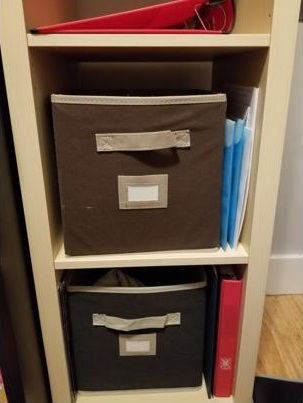
%> input picture Comp 558/assignment 1/q2.jpg, 303 x 403 px
$ octave q2_4_5.m   (GNU Octave 9; MATLAB toolbox functions it lacks are replaced by stand-ins)
%> lines starting %> are read from the running program, lines starting %| are printed output that depends on the picture; in (x1, y1, x2, y2) boxes, pixels count from 0 and x2, y2 are one past the last pixel; in counts of white or black regions, pixels touching at a corner belong together; the program's own positions count from 1
%read image
im = imread('q2.jpg');
%> im is the input picture: size 403x303x3 uint8; mean R, G, B 108.7, 86.7, 70.6
%get green channel
im_grey = im(:,:,2);
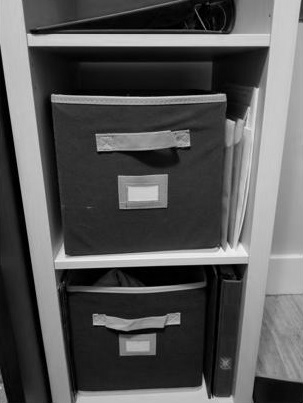
%> im_grey: size 403x303 uint8; min 0, max 244, mean 86.7
%resize image
%im_size = imresize(im_grey,0.2);
%convert from int values to double
im_double = im2double(im_grey);

%filter image and keep the size the same
imSmooth = conv2(im_double,fspecial('gaussian',5,1),'same');
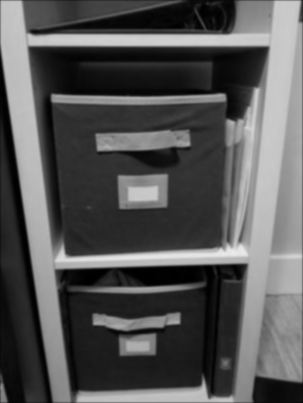
%> imSmooth: size 403x303 double; min 0.000161, max 0.921, mean 0.338

%these will be the 2 gradient images
imXGrad = zeros(size(imSmooth,1),size(imSmooth,2));
imYGrad = zeros(size(imSmooth,1),size(imSmooth,2));

%loops to compute local differences in the x and y directions

%x direction
%buffer on x axis loop to account for edge cases
for a = 1:size(imSmooth,1)
    for b = 2:size(imSmooth,2)-1
        %calcuate local difference in x direction
        gradX = imSmooth(a,b+1)/2 - imSmooth(a,b-1)/2;
        imXGrad(a,b) = gradX;
    end
end
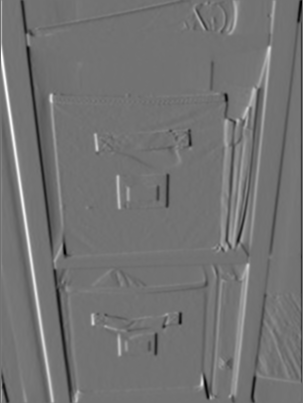
%> imXGrad: size 403x303 double; min -0.195, max 0.239, mean 0.00105; drawn with min black and max white

%y direction
%buffer on y axis loop to account for edge cases
for a = 2:size(imSmooth,1)-1
    for b = 1:size(imSmooth,2)
        %calcuate local difference in x direction
        gradY = imSmooth(a+1,b)/2 - imSmooth(a-1,b)/2;
        imYGrad(a,b) = gradY;
    end
end
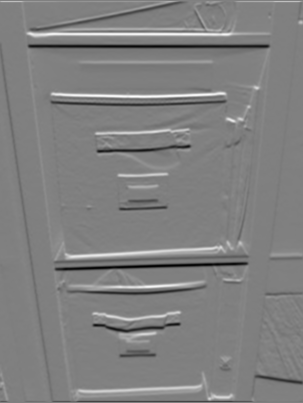
%> imYGrad: size 403x303 double; min -0.24, max 0.238, mean 0.000316; drawn with min black and max white

% [8 lines of commented-out code are left out]
imGradMag = zeros(size(imSmooth,1),size(imSmooth,2));
imGradOri = zeros(size(imSmooth,1),size(imSmooth,2));

%iterate through x and y gradient images
for a = 1:size(imSmooth,1)
    for b = 1:size(imSmooth,2)
        %gradient magnitude calculation
        imGradMag(a,b) = sqrt(imXGrad(a,b).^2 + imYGrad(a,b).^2);
        %gradient orientation calculation
        imGradOri(a,b) = atan(imYGrad(a,b)/imXGrad(a,b));
    end
end
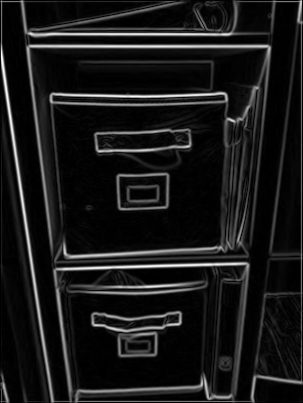
%> imGradMag: size 403x303 double; min 0, max 0.242, mean 0.024; drawn with min black and max white
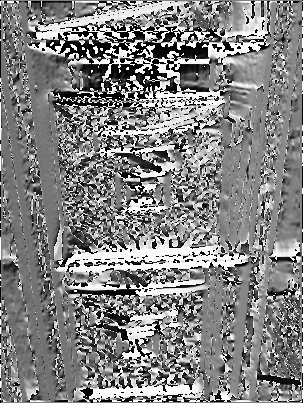
%> imGradOri: size 403x303 double; 0.05% of the values are NaN or infinite; the others: min -1.57, max 1.57, mean 0.0464; drawn with min black, max white, NaN and infinite black

%Binary edge position image of zeros
imEdges = zeros(size(imSmooth,1),size(imSmooth,2));
for a = 1:size(imSmooth,1)
    for b = 1:size(imSmooth,2)
        %gradient magnitude threshold
        %if gradient is larger than threshold than pixel takes value 1
        if imGradMag(a,b) > 0.0525
            imEdges(a,b) = 1;
        end
    end
end
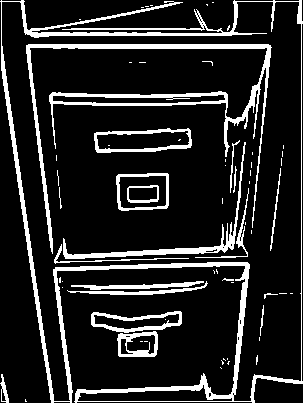
%> imEdges: size 403x303 double; values 0 (black) and 1 (white), 14.3% white; 65 white regions (45 under 20 px), largest, box (x1, y1, x2, y2) and area: (0, 0, 303, 403) 7256, (26, 44, 272, 254) 4245, (63, 142, 246, 259) 1294

imshow(imEdges)
%imwrite(imEdges,'q2Edges2.jpg');


%QUESTION 5 code
if 5 == 4
    %create histogram
    histogram(imYGrad,'Normalization','probability')
    title('Partial Derivatives with respect to y of Gaussian Filtered Images (\sigma = 1)')
    xlabel('partial derivative value')
    ylabel('log of frequency')
    set(gca,'YScale','log')
end

%QUESTION 4 code
if 4 == 3
    % [7 lines of commented-out code are left out]
    cropDim = [20,40,20,20];
    orgImCrop = imcrop(im_grey,cropDim);
    imagesc([20 40], [40 60],orgImCrop);
    colormap(gray)
    hold on;
    [x,y] = meshgrid(20:1:39,40:1:59);
    quiver(x,y,imXGrad(40:1:59,20:1:39),imYGrad(40:1:59,20:1:39),1)
    set(gca,'ydir','reverse','color','none');
    hold off

end
